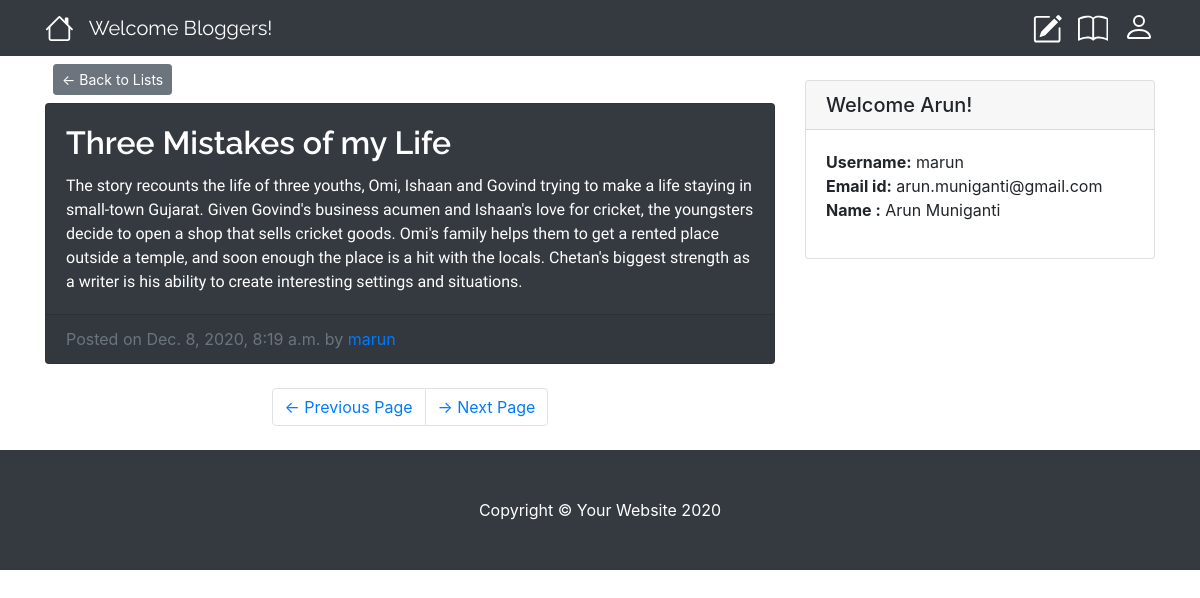
Page /ldetail/2/ on the committed database.
### blogg/models.py (models this page shows, shortened)
class Entry(models.Model):
	entry_title = models.CharField(max_length = 50, default=None)
	entry_text = models.TextField(default=None)
	entry_date = models.DateTimeField(auto_now_add=True)
	entry_author = models.ForeignKey(User, on_delete=models.CASCADE, default=None)
	class Meta:
		verbose_name_plural = "entries"

### blogg/views.py (the view)
# urls.py: path('ldetail/<int:pk>/', ListDetail.as_view(), name='list-detail'),
class ListDetail(DetailView):
	model = Entry
	template_name = 'blogg/list-detail.html'

### blogg/templates/blogg/list-detail.html
{% extends 'blogg/base.html' %}
{% block content %}
    <div class="col-md-8">
          <div style="padding:8px">
            <a href="{% url 'blog-list' %}" class="btn btn-secondary btn-sm" >&larr; Back to Lists</a><br>
          </div>
        <div class="card text-white bg-dark mb-4">
          <div class="card-body">
            <h2 class="card-title" style="font-family: 'Raleway', sans-serif;font-weight: 600; line-height: 1.2;" >{{object.entry_title}}</h2>
            <p class="card-text" style="font-family: 'Andika New Basic', sans-serif;">{{ object.entry_text}}</p>
          </div>
          <div class="card-footer text-muted">
            Posted on {{ object.entry_date }} by
            <a href="#">{{ object.entry_author }}</a>
          </div>
        </div>
        <ul class="pagination justify-content-center mb-4">
          <li class="page-item">
            <a class="page-link" href="#">&larr; Previous Page</a>
          </li>
          <li class="page-item">
            <a class="page-link" href="#">&rarr; Next Page</a>
          </li>
        </ul>
      </div>
{% endblock %}

### blogg/static/blogg/css/blog-home.css (style rules this page uses)
body { padding-top: 56px; }
.card-text { font-family: 'Dancing Script', cursive; font-weight: 500; }

### rows in the picture
Entry: entry_title "Three Mistakes of my Life", entry_text "The story recounts the life of three youths, Omi, Ishaan and Govind trying to make a life staying in small-town Gujarat. Given Govind's business acumen and Ishaan's love for cricket, the youngsters decide to open a shop that sells cricket goods. Omi's family helps them to get a rented place outside a temple, and soon enough the place is a hit with the locals. Chetan's biggest strength as a writer is his ability to create interesting settings and situations.", entry_date "Dec. 8, 2020, 8:19 a.m.", entry_author "marun"
